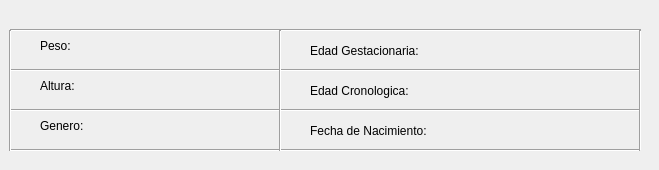
    <widget class="QWidget" name="tab_10">
     <attribute name="title">
      <string>Datos Personales.</string>
     </attribute>
     <widget class="QLabel" name="label_47">
      <property name="geometry">
       <rect>
        <x>40</x>
        <y>30</y>
        <width>231</width>
        <height>31</height>
       </rect>
      </property>
      <property name="text">
       <string>Peso:</string>
      </property>
     </widget>
     <widget class="QLabel" name="label_48">
      <property name="geometry">
       <rect>
        <x>40</x>
        <y>70</y>
        <width>231</width>
        <height>31</height>
       </rect>
      </property>
      <property name="text">
       <string>Altura:</string>
      </property>
     </widget>
     <widget class="QLabel" name="label_49">
      <property name="geometry">
       <rect>
        <x>40</x>
        <y>110</y>
        <width>221</width>
        <height>31</height>
       </rect>
      </property>
      <property name="text">
       <string>Genero:</string>
      </property>
     </widget>
     <widget class="QLabel" name="label_50">
      <property name="geometry">
       <rect>
        <x>310</x>
        <y>30</y>
        <width>321</width>
        <height>41</height>
       </rect>
      </property>
      <property name="text">
       <string>Edad Gestacionaria:</string>
      </property>
     </widget>
     <widget class="QLabel" name="label_51">
      <property name="geometry">
       <rect>
        <x>310</x>
        <y>70</y>
        <width>321</width>
        <height>41</height>
       </rect>
      </property>
      <property name="text">
       <string>Edad Cronologica:</string>
      </property>
     </widget>
     <widget class="QLabel" name="label_52">
      <property name="geometry">
       <rect>
        <x>310</x>
        <y>110</y>
        <width>321</width>
        <height>41</height>
       </rect>
      </property>
      <property name="text">
       <string>Fecha de Nacimiento:</string>
      </property>
     </widget>
     <widget class="Line" name="line_22">
      <property name="geometry">
       <rect>
        <x>10</x>
        <y>20</y>
        <width>631</width>
        <height>21</height>
       </rect>
      </property>
      <property name="orientation">
       <enum>Qt::Horizontal</enum>
      </property>
     </widget>
     <widget class="Line" name="line_23">
      <property name="geometry">
       <rect>
        <x>10</x>
        <y>60</y>
        <width>631</width>
        <height>21</height>
       </rect>
      </property>
      <property name="orientation">
       <enum>Qt::Horizontal</enum>
      </property>
     </widget>
     <widget class="Line" name="line_24">
      <property name="geometry">
       <rect>
        <x>10</x>
        <y>100</y>
        <width>631</width>
        <height>21</height>
       </rect>
      </property>
      <property name="orientation">
       <enum>Qt::Horizontal</enum>
      </property>
     </widget>
     <widget class="Line" name="line_25">
      <property name="geometry">
       <rect>
        <x>10</x>
        <y>140</y>
        <width>631</width>
        <height>21</height>
       </rect>
      </property>
      <property name="orientation">
       <enum>Qt::Horizontal</enum>
      </property>
     </widget>
     <widget class="Line" name="line_26">
      <property name="geometry">
       <rect>
        <x>270</x>
        <y>30</y>
        <width>20</width>
        <height>121</height>
       </rect>
      </property>
      <property name="orientation">
       <enum>Qt::Vertical</enum>
      </property>
     </widget>
     <widget class="Line" name="line_27">
      <property name="geometry">
       <rect>
        <x>0</x>
        <y>30</y>
        <width>20</width>
        <height>121</height>
       </rect>
      </property>
      <property name="orientation">
       <enum>Qt::Vertical</enum>
      </property>
     </widget>
     <widget class="Line" name="line_28">
      <property name="geometry">
       <rect>
        <x>630</x>
        <y>30</y>
        <width>20</width>
        <height>121</height>
       </rect>
      </property>
      <property name="orientation">
       <enum>Qt::Vertical</enum>
      </property>
     </widget>
    </widget>
